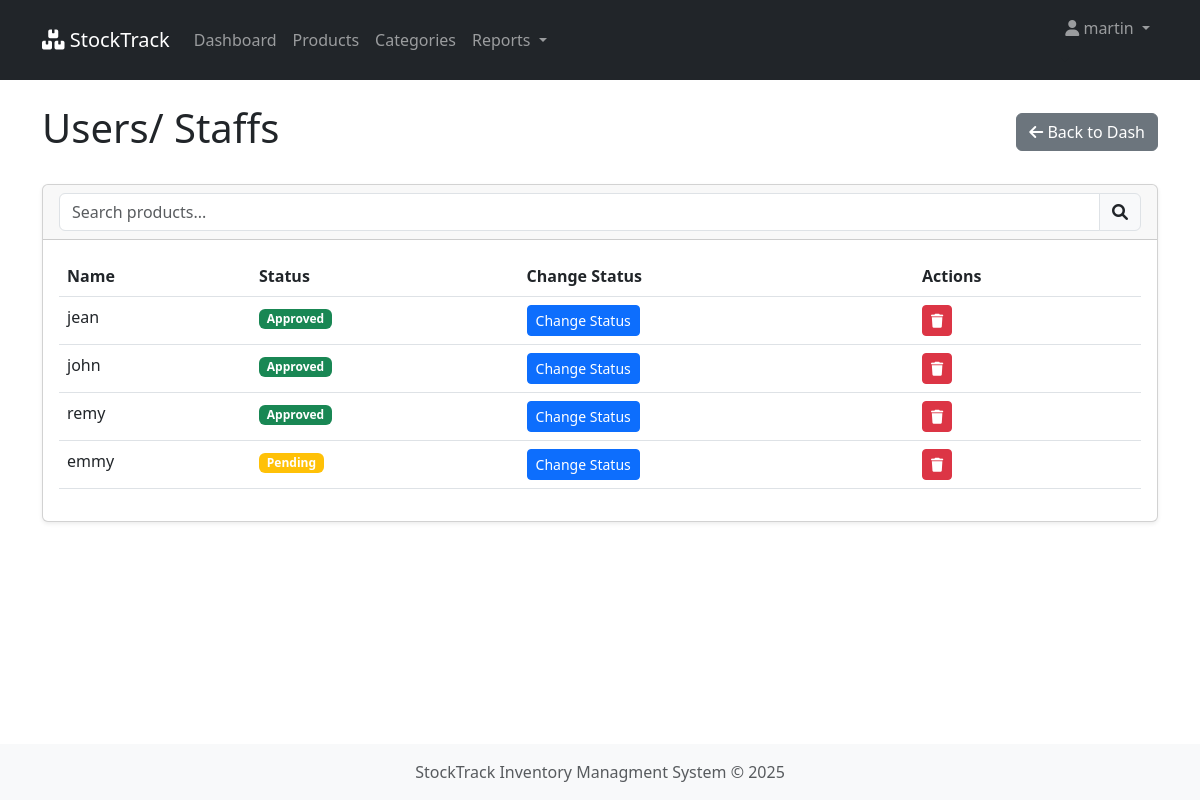
The page /manager (signed in) on the database its author committed.
### inventory/models.py (models this page shows, shortened)
class UserProfile(models.Model):
    ROLE_CHOICES = (
        ('manager', 'Manager'),
        ('staff', 'Staff'),
    )
    STATUS_CHOICES = (
        ('pending', 'Pending'),
        ('approved', 'Approved'),
        ('rejected', 'Rejected'),
    )
    user = models.ForeignKey(User, on_delete=models.CASCADE, related_name='profile')
    role = models.CharField(max_length=20, choices=ROLE_CHOICES)
    status = models.CharField(max_length=20, choices=STATUS_CHOICES, default='pending')
    manager = models.ForeignKey(
        'self',
        on_delete=models.CASCADE,
        null=True,
        blank=True,
        limit_choices_to={'role': 'manager'}
    )
    created_at = models.DateTimeField(auto_now_add=True)
    approved_at = models.DateTimeField(null=True, blank=True)
    @property
    def is_manager(self):
        return self.role == 'manager'

### inventory/views.py (the view)
# urls.py: path('manager', views.admin_page, name='admin_page'),
@never_cache
@csrf_protect
@login_required
def admin_page(request):
    staff_users = UserProfile.objects.filter(role='staff')
    user_profile = request.user.profile.first()
    context = {
        'user_profile': user_profile,
        'staff_users' :staff_users,
    }
    return render(request, 'inventory/admin_page.html', context)

### inventory/templates/inventory/admin_page.html (shortened to what this page needs)
{% extends 'inventory/base.html' %}
{% load static %}
{% block content %}
<div class="d-flex justify-content-between align-items-center mb-4">
    <h1>Users/ Staffs</h1>
    <a href="{% url 'dashboard' %}" class="btn btn-secondary">
            <i class="fas fa-arrow-left"></i> Back to Dash
    </a>
</div>
<div class="card">
    <div class="card-header">
        <div class="input-group">
            <input type="text" id="usersSearch" class="form-control" placeholder="Search products...">
            <span class="input-group-text"><i class="fas fa-search"></i></span>
        </div>
    </div>
    <div class="card-body">
        <div class="table-responsive">
            <table class="table table-hover" id="usersTable">
                <thead>
                    <tr>
                        <th>Name</th>
                        <th>Status</th>
                        <th>Change Status</th>
                        <th>Actions</th>
                    </tr>
                </thead>
                <tbody>
                    {% for staff in staff_users %}
                    <tr>
                        <td>{{ staff.user.username }}</td>
                        <td>
                            {% if staff.status == 'rejected'%}
                                <span class="badge bg-danger">{{ staff.get_status_display }}</span>
                            {% elif staff.status == 'approved' %}
                                <span class="badge bg-success">{{ staff.get_status_display }}</span>
                            {% else %}
                                <span class="badge bg-warning">{{ staff.get_status_display }}</span>
                            {% endif %}
                        </td>
                        <td>
                            <button class="btn btn-sm btn-primary"
                                data-bs-toggle="modal"
                                data-bs-target="#statusModal"
                                data-staff-id="{{ staff.id }}"
                                data-username="{{ staff.user.username }}"
                                data-current-status="{{ staff.status }}">
                            Change Status
                        </button>
                        </td>
                        <td>
                            <a href="{% url 'delete_user' staff.id %}" class="btn btn-sm btn-danger">
                                <i class="fas fa-trash"></i>
                            </a>
                        </td>
                    </tr>
                    {% empty %}
                    <tr>
                        <td colspan="6" class="text-center">No User found</td>
                    </tr>
                    {% endfor %}
                </tbody>
            </table>
        </div>
    </div>
</div>
{% endblock %}

### inventory/templates/inventory/base.html (shortened to what this page needs)
{% load static %}
<!DOCTYPE html>
<html lang="en">
<head>
    <link rel="stylesheet" href="{% static 'css/style.css'%}">
    <link href="https://cdn.jsdelivr.net/npm/bootstrap@5.3.0/dist/css/bootstrap.min.css" rel="stylesheet">
    <link rel="stylesheet" href="https://cdnjs.cloudflare.com/ajax/libs/font-awesome/6.0.0/css/all.min.css">
</head>
<body>
    {% if user.is_authenticated %}
    <nav class="navbar navbar-expand-lg navbar-dark bg-dark">
        <div class="container">
            <a href="{% url 'dashboard' %}" class="navbar-brand">
                <i class="fas fa-boxes"></i> StockTrack
            </a>
            <div class="collapse navbar-collapse" id="navbarNav">
                <ul class="navbar-nav">
                    <li class="nav-item">
                        <a href="{% url 'dashboard' %}" class="nav-link">Dashboard</a>
                    </li>
                    <li class="nav-item">
                        <a href="{% url 'product_list' %}" class="nav-link">Products</a>
                    </li>
                    <li class="nav-item">
                        <a href="{% url 'category_list' %}" class="nav-link">Categories</a>
                    </li>
                    <li class="nav-item dropdown">
                        <a class="nav-link dropdown-toggle" href="#" id="reportsDropdown" role="button" data-bs-toggle="dropdown">
                            Reports
                        </a>
                    </li>
                </ul>
                <ul class="navbar-nav ms-auto">
                    <li class="nav-item dropdown-toggle">
                        <a href="#" class="nav-link dropdown-toggle" id="userDropdown" role="button" data-bs-toggle="dropdown">
                            <i class="fas fa-user"></i> {{user.username}}
                        </a>
                    </li>
                </ul>
            </div>
        </div>
    </nav>
    {% endif %}
    <div class="container mt-4">
        {% block content %}{% endblock %}
    </div>
    <footer class="footer mt-auto py-3 bg-light">
        <div class="container text-center">
            <span class="text-muted">
                StockTrack Inventory Managment System &copy; {% now "Y" %}
            </span>
        </div>
    </footer>
</body>
</html>

### static/css/style.css (style rules this page uses)
body { min-height: 100vh; display: flex; flex-direction: column; }
.footer { margin-top: auto; }
.card { box-shadow: 0 0.125rem 0.25rem rgba(0, 0, 0, 0.075); margin-bottom: 1.5rem; }
.card-header { font-weight: 500; background-color: #f8f9fa; }
.table { margin-bottom: 0; }
.table th { background-color: #f8f9fa; }

### rows shown on the page
UserProfile: user.username "jean", status "Approved"
UserProfile: user.username "john", status "Approved"
UserProfile: user.username "remy", status "Approved"
UserProfile: user.username "emmy", status "Pending"

### other values the page prints
{{ user.username }} "martin"
